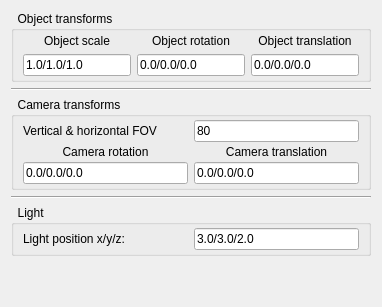
          <widget class="QWidget" name="transformations_tab">
           <attribute name="title">
            <string>Transformations</string>
           </attribute>
           <layout class="QGridLayout" name="gridLayout_5">
            <item row="1" column="2" colspan="4">
             <widget class="Line" name="line_4">
              <property name="sizePolicy">
               <sizepolicy hsizetype="Minimum" vsizetype="Fixed">
                <horstretch>0</horstretch>
                <verstretch>0</verstretch>
               </sizepolicy>
              </property>
              <property name="orientation">
               <enum>Qt::Horizontal</enum>
              </property>
             </widget>
            </item>
            <item row="4" column="2" colspan="4">
             <widget class="QGroupBox" name="light_group_box">
              <property name="title">
               <string>  Light</string>
              </property>
              <layout class="QGridLayout" name="gridLayout_8">
               <property name="topMargin">
                <number>3</number>
               </property>
               <property name="bottomMargin">
                <number>3</number>
               </property>
               <property name="verticalSpacing">
                <number>3</number>
               </property>
               <item row="0" column="1">
                <widget class="QLineEdit" name="light_position_edit">
                 <property name="sizePolicy">
                  <sizepolicy hsizetype="Minimum" vsizetype="Fixed">
                   <horstretch>0</horstretch>
                   <verstretch>0</verstretch>
                  </sizepolicy>
                 </property>
                 <property name="text">
                  <string>3.0/3.0/2.0</string>
                 </property>
                </widget>
               </item>
               <item row="0" column="0">
                <widget class="QLabel" name="light_position_label">
                 <property name="sizePolicy">
                  <sizepolicy hsizetype="Minimum" vsizetype="Preferred">
                   <horstretch>0</horstretch>
                   <verstretch>0</verstretch>
                  </sizepolicy>
                 </property>
                 <property name="text">
                  <string>Light position x/y/z:</string>
                 </property>
                </widget>
               </item>
              </layout>
             </widget>
            </item>
            <item row="5" column="3">
             <spacer name="transformations_tab_vert_spacer">
              <property name="orientation">
               <enum>Qt::Vertical</enum>
              </property>
              <property name="sizeHint" stdset="0">
               <size>
                <width>20</width>
                <height>40</height>
               </size>
              </property>
             </spacer>
            </item>
            <item row="2" column="2" colspan="4">
             <widget class="QGroupBox" name="camera_transforms_group_box">
              <property name="sizePolicy">
               <sizepolicy hsizetype="Minimum" vsizetype="Preferred">
                <horstretch>0</horstretch>
                <verstretch>0</verstretch>
               </sizepolicy>
              </property>
              <property name="title">
               <string>  Camera transforms</string>
              </property>
              <layout class="QGridLayout" name="gridLayout_6">
               <property name="topMargin">
                <number>3</number>
               </property>
               <property name="bottomMargin">
                <number>3</number>
               </property>
               <property name="verticalSpacing">
                <number>3</number>
               </property>
               <item row="1" column="0">
                <widget class="QLabel" name="camera_rotation_label">
                 <property name="sizePolicy">
                  <sizepolicy hsizetype="Minimum" vsizetype="Preferred">
                   <horstretch>0</horstretch>
                   <verstretch>0</verstretch>
                  </sizepolicy>
                 </property>
                 <property name="text">
                  <string>Camera rotation</string>
                 </property>
                 <property name="alignment">
                  <set>Qt::AlignCenter</set>
                 </property>
                </widget>
               </item>
               <item row="1" column="1">
                <widget class="QLabel" name="camera_translation_label">
                 <property name="sizePolicy">
                  <sizepolicy hsizetype="Minimum" vsizetype="Preferred">
                   <horstretch>0</horstretch>
                   <verstretch>0</verstretch>
                  </sizepolicy>
                 </property>
                 <property name="text">
                  <string>Camera translation</string>
                 </property>
                 <property name="alignment">
                  <set>Qt::AlignCenter</set>
                 </property>
                </widget>
               </item>
               <item row="0" column="0">
                <widget class="QLabel" name="camera_fov_label">
                 <property name="sizePolicy">
                  <sizepolicy hsizetype="Minimum" vsizetype="Preferred">
                   <horstretch>0</horstretch>
                   <verstretch>0</verstretch>
                  </sizepolicy>
                 </property>
                 <property name="text">
                  <string>Vertical &amp; horizontal FOV</string>
                 </property>
                </widget>
               </item>
               <item row="0" column="1">
                <widget class="QLineEdit" name="camera_fov_edit">
                 <property name="sizePolicy">
                  <sizepolicy hsizetype="Minimum" vsizetype="Fixed">
                   <horstretch>0</horstretch>
                   <verstretch>0</verstretch>
                  </sizepolicy>
                 </property>
                 <property name="text">
                  <string>80</string>
                 </property>
                </widget>
               </item>
               <item row="2" column="0">
                <widget class="QLineEdit" name="camera_rotation_edit">
                 <property name="sizePolicy">
                  <sizepolicy hsizetype="Minimum" vsizetype="Fixed">
                   <horstretch>0</horstretch>
                   <verstretch>0</verstretch>
                  </sizepolicy>
                 </property>
                 <property name="text">
                  <string>0.0/0.0/0.0</string>
                 </property>
                </widget>
               </item>
               <item row="2" column="1">
                <widget class="QLineEdit" name="camera_translation_edit">
                 <property name="sizePolicy">
                  <sizepolicy hsizetype="Minimum" vsizetype="Fixed">
                   <horstretch>0</horstretch>
                   <verstretch>0</verstretch>
                  </sizepolicy>
                 </property>
                 <property name="text">
                  <string>0.0/0.0/0.0</string>
                 </property>
                </widget>
               </item>
              </layout>
             </widget>
            </item>
            <item row="0" column="2" colspan="4">
             <widget class="QGroupBox" name="groupBox">
              <property name="sizePolicy">
               <sizepolicy hsizetype="Minimum" vsizetype="Preferred">
                <horstretch>0</horstretch>
                <verstretch>0</verstretch>
               </sizepolicy>
              </property>
              <property name="title">
               <string>  Object transforms</string>
              </property>
              <layout class="QGridLayout" name="gridLayout_7">
               <property name="topMargin">
                <number>3</number>
               </property>
               <property name="bottomMargin">
                <number>3</number>
               </property>
               <property name="verticalSpacing">
                <number>6</number>
               </property>
               <item row="0" column="1">
                <widget class="QLabel" name="object_rotation_label">
                 <property name="sizePolicy">
                  <sizepolicy hsizetype="Minimum" vsizetype="Fixed">
                   <horstretch>0</horstretch>
                   <verstretch>0</verstretch>
                  </sizepolicy>
                 </property>
                 <property name="text">
                  <string>Object rotation</string>
                 </property>
                 <property name="alignment">
                  <set>Qt::AlignCenter</set>
                 </property>
                </widget>
               </item>
               <item row="1" column="0">
                <widget class="QLineEdit" name="object_scale_edit">
                 <property name="sizePolicy">
                  <sizepolicy hsizetype="Minimum" vsizetype="Fixed">
                   <horstretch>0</horstretch>
                   <verstretch>0</verstretch>
                  </sizepolicy>
                 </property>
                 <property name="text">
                  <string>1.0/1.0/1.0</string>
                 </property>
                </widget>
               </item>
               <item row="0" column="0">
                <widget class="QLabel" name="object_scale_label">
                 <property name="sizePolicy">
                  <sizepolicy hsizetype="Minimum" vsizetype="Fixed">
                   <horstretch>0</horstretch>
                   <verstretch>0</verstretch>
                  </sizepolicy>
                 </property>
                 <property name="text">
                  <string>Object scale</string>
                 </property>
                 <property name="alignment">
                  <set>Qt::AlignCenter</set>
                 </property>
                </widget>
               </item>
               <item row="0" column="2">
                <widget class="QLabel" name="object_translation_label">
                 <property name="sizePolicy">
                  <sizepolicy hsizetype="Minimum" vsizetype="Fixed">
                   <horstretch>0</horstretch>
                   <verstretch>0</verstretch>
                  </sizepolicy>
                 </property>
                 <property name="text">
                  <string>Object translation</string>
                 </property>
                 <property name="alignment">
                  <set>Qt::AlignCenter</set>
                 </property>
                </widget>
               </item>
               <item row="1" column="1">
                <widget class="QLineEdit" name="object_rotation_edit">
                 <property name="sizePolicy">
                  <sizepolicy hsizetype="Minimum" vsizetype="Fixed">
                   <horstretch>0</horstretch>
                   <verstretch>0</verstretch>
                  </sizepolicy>
                 </property>
                 <property name="text">
                  <string>0.0/0.0/0.0</string>
                 </property>
                </widget>
               </item>
               <item row="1" column="2">
                <widget class="QLineEdit" name="object_translation_edit">
                 <property name="sizePolicy">
                  <sizepolicy hsizetype="Minimum" vsizetype="Fixed">
                   <horstretch>0</horstretch>
                   <verstretch>0</verstretch>
                  </sizepolicy>
                 </property>
                 <property name="text">
                  <string>0.0/0.0/0.0</string>
                 </property>
                </widget>
               </item>
              </layout>
             </widget>
            </item>
            <item row="3" column="2" colspan="4">
             <widget class="Line" name="line_5">
              <property name="orientation">
               <enum>Qt::Horizontal</enum>
              </property>
             </widget>
            </item>
           </layout>
          </widget>
